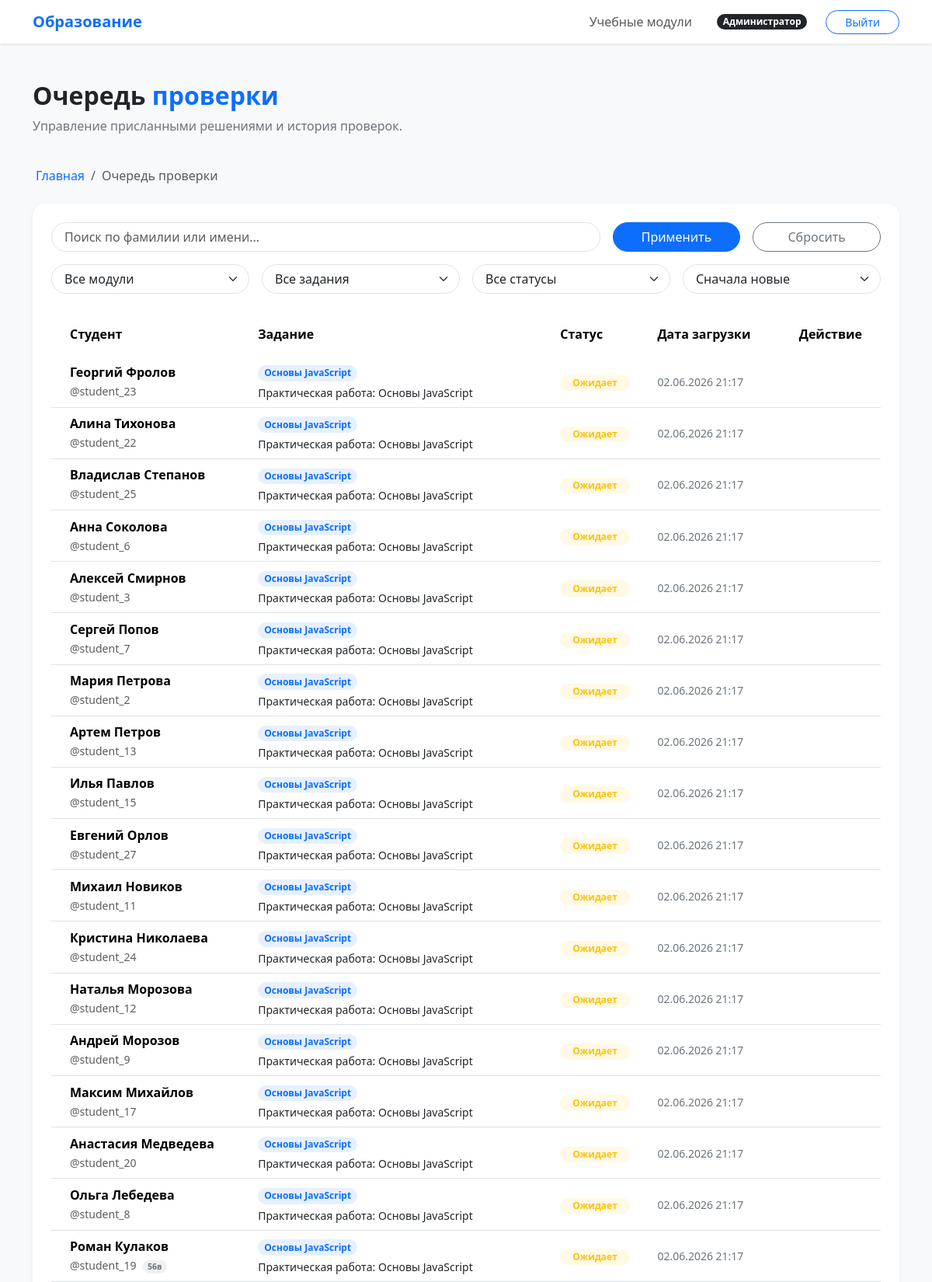
Page /solutions/teacher/submissions/ (signed in, upper part) on the committed database.
### solutions/models.py (models this page shows, shortened)
class Submission(BaseModel):
    class Status(models.TextChoices):
        PENDING = "pending", "Ожидает проверки"
        REVIEWING = "reviewing", "На проверке"
        COMPLETED = "completed", "Проверено"
        REVISION = "revision", "Нужна доработка"
    task = models.ForeignKey(
        Task,
        on_delete=models.CASCADE,
        related_name="submissions",
        verbose_name="Задание",
    )
    student = models.ForeignKey(
        settings.AUTH_USER_MODEL,
        on_delete=models.CASCADE,
        related_name="submissions",
        verbose_name="Студент",
    )
    file = models.FileField(
        upload_to="submissions/%Y/%m/", verbose_name="Файл с решением"
    )
    status = models.CharField(
        max_length=20,
        choices=Status.choices,
        default=Status.PENDING,
        verbose_name="Статус проверки",
    )
    class Meta:
        verbose_name = "Отправленная работа"
        verbose_name_plural = "Отправленные работы"
        ordering = ["-created_at"]

### users/models.py (models this page shows, shortened)
class User(AbstractUser, BaseModel):
    class Role(models.TextChoices):
        STUDENT = "student", "Студент"
        TEACHER = "teacher", "Преподаватель"
        ADMIN = "admin", "Администратор"
    middle_name = models.CharField(max_length=150, blank=True, verbose_name="Отчество")
    role = models.CharField(
        max_length=10, choices=Role.choices, default=Role.STUDENT, verbose_name="Роль"
    )
    group = models.ForeignKey(
        StudentGroup,
        on_delete=models.SET_NULL,
        null=True,
        blank=True,
        related_name="students",
        verbose_name="Учебная группа",
    )
    class Meta:
        verbose_name = "Пользователь"
        verbose_name_plural = "Пользователи"
        ordering = ["last_name", "first_name"]

### curriculum/models.py (models this page shows, shortened)
class Task(BaseModel):
    module = models.ForeignKey(
        Module, on_delete=models.CASCADE, related_name="tasks", verbose_name="Модуль"
    )
    title = models.CharField(max_length=255, verbose_name="Название задания")
    description = models.TextField(verbose_name="Техническое задание")
    deadline = models.DateField(verbose_name="Крайний срок сдачи")
    max_score = models.PositiveIntegerField(
        default=100, verbose_name="Максимальный балл"
    )
    class Meta:
        verbose_name = "Задание"
        verbose_name_plural = "Задания"
        ordering = ["deadline"]

class Module(BaseModel):
    title = models.CharField(max_length=255, verbose_name="Название модуля")
    description = models.TextField(verbose_name="Описание модуля")
    class Meta:
        verbose_name = "Учебный модуль"
        verbose_name_plural = "Учебные модули"
        ordering = ["title"]

class StudentGroup(BaseModel):
    title = models.CharField(
        max_length=100, unique=True, verbose_name="Название группы"
    )
    teacher = models.ForeignKey(
        settings.AUTH_USER_MODEL,
        on_delete=models.SET_NULL,
        null=True,
        blank=True,
        limit_choices_to={"role": "teacher"},
        related_name="student_groups",
        verbose_name="Преподаватель/Куратор",
    )
    class Meta:
        verbose_name = "Учебная группа"
        verbose_name_plural = "Учебные группы"
        ordering = ["title"]

### solutions/views.py (the view, shortened to what this page needs)
class TeacherSubmissionListView(TeacherRequiredMixin, ListView):
    model = Submission
    template_name = "solutions/teacher_submissions.html"
    context_object_name = "submissions"
    def get_queryset(self):
        queryset = Submission.objects.select_related(
            "student", "student__group", "task", "task__module"
        )
        if not self.request.user.is_superuser:
            queryset = queryset.filter(student__group__teacher=self.request.user)
        search_query = self.request.GET.get("search", "").strip()
        module_filter = self.request.GET.get("module", "")
        if module_filter:
            queryset = queryset.filter(task__module_id=module_filter)
        task_filter = self.request.GET.get("task", "")
        if task_filter:
            queryset = queryset.filter(task_id=task_filter)
        status_filter = self.request.GET.get("status", "")
        if status_filter:
            queryset = queryset.filter(status=status_filter)
        sort_by = self.request.GET.get("sort", "")
        if sort_by == "date_asc":
            queryset = queryset.order_by("created_at")
        elif sort_by == "student":
            queryset = queryset.order_by("student__last_name", "student__first_name")
        else:
            queryset = queryset.annotate(
                status_priority=Case(
                    When(status=Submission.Status.PENDING, then=Value(0)),
                    default=Value(1),
                    output_field=IntegerField(),
                )
            ).order_by("status_priority", "-created_at")
        return queryset
    def get_context_data(self, **kwargs):
        context = super().get_context_data(**kwargs)
        visible_submissions = self.get_queryset()
        context["pending_count"] = visible_submissions.filter(
            status=Submission.Status.PENDING
        ).count()
        from curriculum.models import Module, Task
        context["modules"] = Module.objects.all()
        selected_module_id = self.request.GET.get("module", "")
        if selected_module_id:
            context["tasks"] = Task.objects.filter(module_id=selected_module_id)
        else:
            context["tasks"] = Task.objects.all()
        context["search_value"] = self.request.GET.get("search", "")
        context["module_value"] = selected_module_id
        context["task_value"] = self.request.GET.get("task", "")
        context["status_value"] = self.request.GET.get("status", "")
        context["sort_value"] = self.request.GET.get("sort", "")
        return context

### curriculum/views.py (called while the page is built)
    def test_func(self) -> bool:
        return self.request.user.is_authenticated and (
            self.request.user.role == User.Role.TEACHER or self.request.user.is_staff
        )

### templates/solutions/teacher_submissions.html (shortened to what this page needs)
{% extends 'base.html' %}
{% block content %}
    <div class="row mb-4">
        <div class="col-12">
            <h2 class="fw-bold">Очередь <span class="text-accent">проверки</span></h2>
            <p class="text-secondary">Управление присланными решениями и история проверок.</p>
        </div>
    </div>
    <nav aria-label="breadcrumb" class="mb-4">
        <ol class="breadcrumb">
            <li class="breadcrumb-item">
                <a href="{% url 'core:index' %}" class="text-decoration-none">
                    Главная
                </a>
            </li>
            <li class="breadcrumb-item active">Очередь проверки</li>
        </ol>
    </nav>
    <div class="card border-0 shadow-sm rounded-4 overflow-hidden p-4">
        <form method="get" class="row g-3 mb-4">
            <div class="col-md-8">
                <input type="text" name="search" class="form-control btn-rounded px-3"
                       placeholder="Поиск по фамилии или имени..." value="{{ search_value }}">
            </div>
            <div class="col-md-2">
                <button type="submit" class="btn btn-primary btn-rounded w-100">Применить</button>
            </div>
            <div class="col-md-2">
                <a href="{% url 'solutions:teacher_submissions' %}" class="btn btn-outline-secondary btn-rounded w-100">Сбросить</a>
            </div>
            <div class="col-md-3">
                <select name="module" class="form-select btn-rounded px-3" onchange="this.form.submit()">
                    <option value="">Все модули</option>
                </select>
            </div>
            <div class="col-md-3">
                <select name="task" class="form-select btn-rounded px-3">
                    <option value="">Все задания</option>
                </select>
            </div>
            <div class="col-md-3">
                <select name="status" class="form-select btn-rounded px-3">
                    <option value="">Все статусы</option>
                </select>
            </div>
            <div class="col-md-3">
                <select name="sort" class="form-select btn-rounded px-3">
                    <option value="">Сначала новые</option>
                </select>
            </div>
        </form>
        <div class="table-responsive">
            <table class="table table-hover align-middle mb-0">
                <thead class="bg-light">
                <tr>
                    <th class="ps-4 py-3 border-0">Студент</th>
                    <th class="py-3 border-0">Задание</th>
                    <th class="py-3 border-0">Статус</th>
                    <th class="py-3 border-0">Дата загрузки</th>
                    <th class="pe-4 py-3 border-0 text-end">Действие</th>
                </tr>
                </thead>
                <tbody>
                {% for submission in submissions %}
                    <tr {% if submission.status != 'pending' %}class="bg-light bg-opacity-50"{% endif %}>
                        <td class="ps-4">
                            <div class="fw-bold">{{ submission.student.get_full_name }}</div>
                            <small class="text-muted">
                                @{{ submission.student.username }}
                                {% if submission.student.group %}
                                    <span class="badge bg-secondary bg-opacity-10 text-secondary rounded-pill custom-badge-sm ms-1">{{ submission.student.group.title }}</span>
                                {% endif %}
                            </small>
                        </td>
                        <td>
                            <span class="badge bg-primary bg-opacity-10 text-accent rounded-pill px-2 small">
                                {{ submission.task.module.title }}
                            </span>
                            <div class="small mt-1 text-dark">{{ submission.task.title }}</div>
                        </td>
                        <td>
                            {% if submission.status == 'pending' %}
                                <span class="badge bg-warning bg-opacity-10 text-warning rounded-pill px-3">Ожидает</span>
                            {% elif submission.status == 'completed' %}
                                <span class="badge bg-success bg-opacity-10 text-success rounded-pill px-3">Проверено</span>
                            {% elif submission.status == 'revision' %}
                                <span class="badge bg-danger bg-opacity-10 text-danger rounded-pill px-3">Доработка</span>
                            {% endif %}
                        </td>
                        <td><span class="text-secondary small">{{ submission.created_at|date:"d.m.Y H:i" }}</span></td>
                       <td class="pe-4 text-end">
                       </td>
                    </tr>
                {% empty %}
                    <tr>
                        <td colspan="5" class="text-center py-5 text-secondary">Нет работ для отображения.</td>
                    </tr>
                {% endfor %}
                </tbody>
            </table>
        </div>
    </div>
{% endblock %}

### templates/base.html (style rules this page uses)
body { background-color: #f8f9fa; font-family: 'Segoe UI', Tahoma, Geneva, Verdana, sans-serif; display: flex; flex-direction: column; min-height: 100vh; }
.btn-rounded { border-radius: 50rem; }
.text-accent { color: #0d6efd; }
.rounded-4 { border-radius: 1rem !important; }

### rows in the picture
Submission: student.get_full_name "Георгий Фролов", student.username "student_23", task.module "Основы JavaScript", task "Практическая работа: Основы JavaScript", status "Ожидает", created_at "02.06.2026 21:17"
Submission: student.get_full_name "Алина Тихонова", student.username "student_22", task.module "Основы JavaScript", task "Практическая работа: Основы JavaScript", status "Ожидает", created_at "02.06.2026 21:17"
Submission: student.get_full_name "Владислав Степанов", student.username "student_25", task.module "Основы JavaScript", task "Практическая работа: Основы JavaScript", status "Ожидает", created_at "02.06.2026 21:17"
Submission: student.get_full_name "Анна Соколова", student.username "student_6", task.module "Основы JavaScript", task "Практическая работа: Основы JavaScript", status "Ожидает", created_at "02.06.2026 21:17"
Submission: student.get_full_name "Алексей Смирнов", student.username "student_3", task.module "Основы JavaScript", task "Практическая работа: Основы JavaScript", status "Ожидает", created_at "02.06.2026 21:17"
Submission: student.get_full_name "Сергей Попов", student.username "student_7", task.module "Основы JavaScript", task "Практическая работа: Основы JavaScript", status "Ожидает", created_at "02.06.2026 21:17"
Submission: student.get_full_name "Мария Петрова", student.username "student_2", task.module "Основы JavaScript", task "Практическая работа: Основы JavaScript", status "Ожидает", created_at "02.06.2026 21:17"
Submission: student.get_full_name "Артем Петров", student.username "student_13", task.module "Основы JavaScript", task "Практическая работа: Основы JavaScript", status "Ожидает", created_at "02.06.2026 21:17"
Submission: student.get_full_name "Илья Павлов", student.username "student_15", task.module "Основы JavaScript", task "Практическая работа: Основы JavaScript", status "Ожидает", created_at "02.06.2026 21:17"
Submission: student.get_full_name "Евгений Орлов", student.username "student_27", task.module "Основы JavaScript", task "Практическая работа: Основы JavaScript", status "Ожидает", created_at "02.06.2026 21:17"
Submission: student.get_full_name "Михаил Новиков", student.username "student_11", task.module "Основы JavaScript", task "Практическая работа: Основы JavaScript", status "Ожидает", created_at "02.06.2026 21:17"
Submission: student.get_full_name "Кристина Николаева", student.username "student_24", task.module "Основы JavaScript", task "Практическая работа: Основы JavaScript", status "Ожидает", created_at "02.06.2026 21:17"
Submission: student.get_full_name "Наталья Морозова", student.username "student_12", task.module "Основы JavaScript", task "Практическая работа: Основы JavaScript", status "Ожидает", created_at "02.06.2026 21:17"
Submission: student.get_full_name "Андрей Морозов", student.username "student_9", task.module "Основы JavaScript", task "Практическая работа: Основы JavaScript", status "Ожидает", created_at "02.06.2026 21:17"
Submission: student.get_full_name "Максим Михайлов", student.username "student_17", task.module "Основы JavaScript", task "Практическая работа: Основы JavaScript", status "Ожидает", created_at "02.06.2026 21:17"
Submission: student.get_full_name "Анастасия Медведева", student.username "student_20", task.module "Основы JavaScript", task "Практическая работа: Основы JavaScript", status "Ожидает", created_at "02.06.2026 21:17"
Submission: student.get_full_name "Ольга Лебедева", student.username "student_8", task.module "Основы JavaScript", task "Практическая работа: Основы JavaScript", status "Ожидает", created_at "02.06.2026 21:17"
Submission: student.get_full_name "Роман Кулаков", student.username "student_19", student.group "56в", task.module "Основы JavaScript", task "Практическая работа: Основы JavaScript", status "Ожидает", created_at "02.06.2026 21:17"
